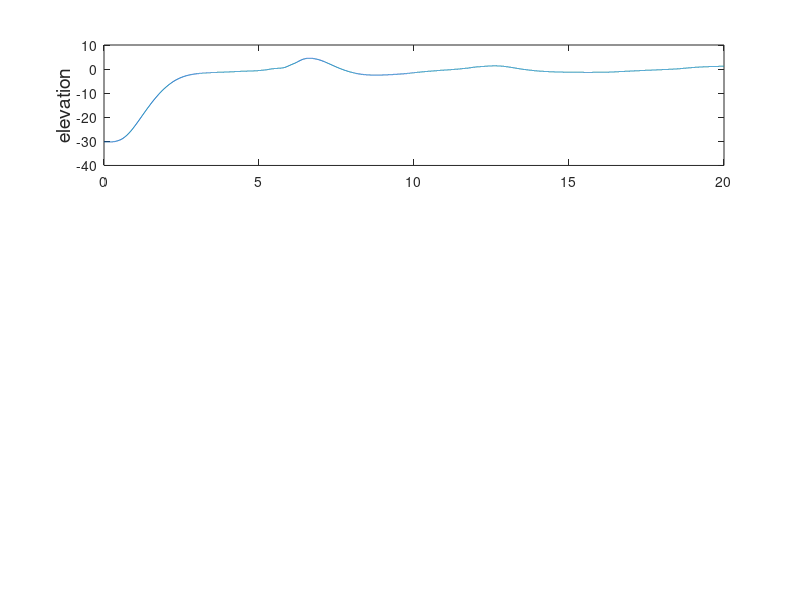

This chart was generated by the following MATLAB code: (Note: this script raises an error after producing the figure.)
%% Plot parameters
clear; clc; clf;
% set(0, 'defaultTextInterpreter', 'latex'); 
t0 = 1;
xpos_master = -1.5;
nSub = 3;
labelSize = 14;
% set(0, 'DefaultAxesFontSize',14);

%% Day 2
t1 = 20000;
figure(1); clf(1);

xpos = xpos_master - .3;

ti = get(gca,'TightInset')
set(gca,'Position',[ti(1) ti(2) 1-ti(3)-ti(1) 1-ti(4)-ti(2)]);

subplot(nSub,1,1);
load('day2_elev');
plot(Elevasjon(1,1:t1), Elevasjon(2,1:t1));
yl = ylabel('elevation', 'FontSize', labelSize);
pos = get(yl,'Pos');
set(yl,'Pos',[xpos pos(2) pos(3)])

subplot(nSub,1,2);
load('day2_pitch');
plot(Pitch(1,1:t1), Pitch(2,1:t1));
yl = ylabel('pitch', 'FontSize', labelSize);
pos = get(yl,'Pos');
set(yl,'Pos',[xpos pos(2) pos(3)])

subplot(nSub,1,3);
load('day2_travel');
plot(travel(1,t0:t1), travel(2,t0:t1));
axis([0 20 5900 6180]);
yl = ylabel('travel', 'FontSize', labelSize);
pos = get(yl,'Pos');
set(yl,'Pos',[xpos pos(2) pos(3)])

xlabel('Time [s]', 'FontSize', 20)

%% Day 3
t1 = 20000;
figure(2); clf(2);

xpos = xpos_master - .3;

subplot(3,1,1);
load('day3_elev');
plot(Elevasjon(1,1:t1), Elevasjon(2,1:t1));
yl = ylabel('elevation', 'FontSize', labelSize);
pos = get(yl,'Pos');
set(yl,'Pos',[xpos pos(2) pos(3)])

subplot(3,1,2);
load('day3_pitch');
plot(Pitch(1,1:t1), Pitch(2,1:t1));
yl = ylabel('pitch', 'FontSize', labelSize);
pos = get(yl,'Pos');
set(yl,'Pos',[xpos pos(2) pos(3)])

subplot(3,1,3);
load('day3_travel');
plot(travel(1,t0:t1), travel(2,t0:t1));
axis([0 20 0 250]);
yl = ylabel('travel', 'FontSize', labelSize);
pos = get(yl,'Pos');
set(yl,'Pos',[xpos pos(2) pos(3)])

xlabel('Time [s]', 'FontSize', 20)

%% Day 4 no feedback
t1 = 15000;
figure(3); clf(3);

xpos = xpos_master + .1;

subplot(3,1,1);
load('day4_elev_nofeed');
plot(Elevasjon(1,1:t1), Elevasjon(2,1:t1));
yl = ylabel('elevation', 'FontSize', labelSize);
pos = get(yl,'Pos');
set(yl,'Pos',[xpos pos(2) pos(3)])

subplot(3,1,2);
load('day4_pitch_nofeed');
plot(Pitch(1,1:t1), Pitch(2,1:t1));
yl = ylabel('pitch', 'FontSize', labelSize);
pos = get(yl,'Pos');
set(yl,'Pos',[xpos pos(2) pos(3)])

subplot(3,1,3);
load('day4_travel_nofeed');
plot(travel(1,t0:t1), travel(2,t0:t1));
axis([0 15 0 250]);
yl = ylabel('travel', 'FontSize', labelSize);
pos = get(yl,'Pos');
set(yl,'Pos',[xpos pos(2) pos(3)])

xlabel('Time [s]', 'FontSize', 20)

%% Day 4 with feedback
t1 = 24000;
xpos = xpos_master - .7;
figure(4); clf(4);

subplot(3,1,1);
load('day4_elev_withfeed');
plot(Elevasjon(1,1:t1), Elevasjon(2,1:t1));
axis([0 24 -50 50]);
yl = ylabel('elevation', 'FontSize', labelSize);
pos = get(yl,'Pos');
set(yl,'Pos',[xpos pos(2) pos(3)])

subplot(3,1,2);
load('day4_pitch_withfeed');
plot(Pitch(1,1:t1), Pitch(2,1:t1));
axis([0 24 -50 50]);
yl = ylabel('pitch', 'FontSize', labelSize);
pos = get(yl,'Pos');
set(yl,'Pos',[xpos pos(2) pos(3)])

subplot(3,1,3);
load('day4_travel_withfeed');
plot(travel(1,t0:t1), travel(2,t0:t1));
axis([0 24 -30 250]);
yl = ylabel('travel', 'FontSize', labelSize);
pos = get(yl,'Pos');
set(yl,'Pos',[xpos pos(2) pos(3)])

xlabel('Time [s]', 'FontSize', labelSize)